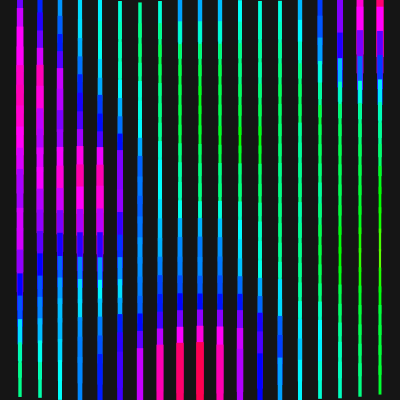
Frame 1 (no input)
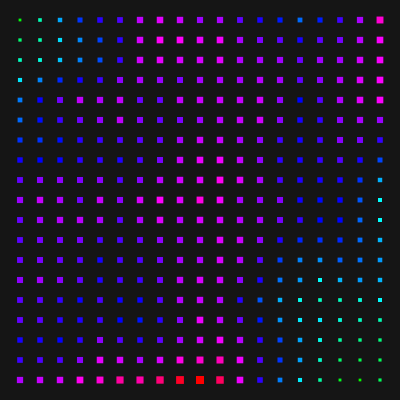
Frame 60 (the mouse pressed at the canvas centre just before this capture)
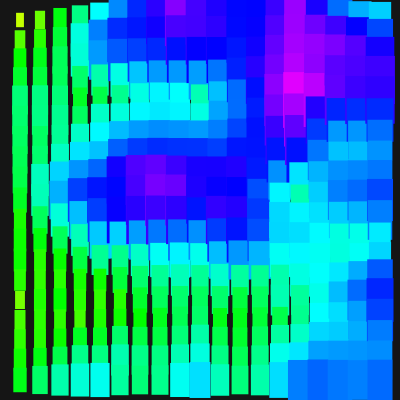
Frame 120 (the mouse held since frame 60 and released just before this capture)

The Processing sketch that drew these frames (run headless with seeded random() and noise(); from frame 60 on, the mouse is pressed at the canvas centre):

// Processing sketch: sketch_black_white_not_black_white_size
// ── sketch_black_white_not_black_white_size.pde
float n = 0;

void setup(){
  size(400, 400);
  background(0);
  noStroke();
  fill(200);
  rectMode(CENTER);
  frameRate(30);
  colorMode(HSB, 360, 100, 100);
}

void draw(){
  background(30);
 
  for(int i = 20; i < width; i += 20){
    for(int j = 20; j < height; j += 20){
      float c = noise(i * 0.005, j * 0.005, frameCount * 0.05);
      pushMatrix();
      translate(i, j);
      float cor = map(c, 0, 0.8, 0, 360);
      fill(cor, 100, 100);
      println(c);
      //rotate(PI * c);
      scale(c * 5);
      rect(0, 0, 20 * constrain(sin(n), 0.1, 1), 20 * constrain(cos(n), 0.1, 1));
      popMatrix();
    }
    n += 0.003;
  }
  
}
